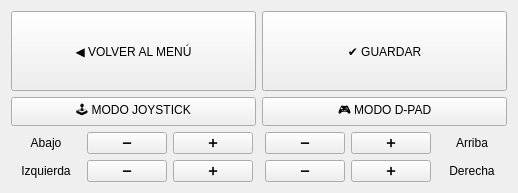
            <widget class="QWidget" name="navigationPage">
             <property name="sizePolicy">
              <sizepolicy hsizetype="Expanding" vsizetype="Expanding">
               <horstretch>0</horstretch>
               <verstretch>0</verstretch>
              </sizepolicy>
             </property>
             <property name="maximumSize">
              <size>
               <width>16777215</width>
               <height>16777215</height>
              </size>
             </property>
             <layout class="QVBoxLayout" name="verticalLayout_9" stretch="1,3,4,4">
              <item>
               <layout class="QHBoxLayout" name="horizontalLayout_nav_buttons">
                <item>
                 <widget class="QPushButton" name="btn_nav_back">
                  <property name="minimumSize">
                   <size>
                    <width>0</width>
                    <height>80</height>
                   </size>
                  </property>
                  <property name="text">
                   <string>◀ VOLVER AL MENÚ</string>
                  </property>
                  <property name="type" stdset="0">
                   <string>secondary</string>
                  </property>
                 </widget>
                </item>
                <item>
                 <widget class="QPushButton" name="btn_nav_save">
                  <property name="minimumSize">
                   <size>
                    <width>0</width>
                    <height>80</height>
                   </size>
                  </property>
                  <property name="text">
                   <string>✔ GUARDAR</string>
                  </property>
                  <property name="type" stdset="0">
                   <string>primary</string>
                  </property>
                 </widget>
                </item>
               </layout>
              </item>
              <item>
               <layout class="QHBoxLayout" name="horizontalLayout_2">
                <item>
                 <widget class="QPushButton" name="btn_nav_joystick">
                  <property name="sizePolicy">
                   <sizepolicy hsizetype="Expanding" vsizetype="Expanding">
                    <horstretch>0</horstretch>
                    <verstretch>0</verstretch>
                   </sizepolicy>
                  </property>
                  <property name="text">
                   <string>🕹️ MODO JOYSTICK</string>
                  </property>
                  <property name="checkable">
                   <bool>true</bool>
                  </property>
                  <property name="d-pad" stdset="0">
                   <bool>false</bool>
                  </property>
                  <attribute name="buttonGroup">
                   <string notr="true">navigationButtons</string>
                  </attribute>
                 </widget>
                </item>
                <item>
                 <widget class="QPushButton" name="btn_nav_dpad">
                  <property name="sizePolicy">
                   <sizepolicy hsizetype="Expanding" vsizetype="Expanding">
                    <horstretch>0</horstretch>
                    <verstretch>0</verstretch>
                   </sizepolicy>
                  </property>
                  <property name="text">
                   <string>🎮 MODO D-PAD</string>
                  </property>
                  <property name="checkable">
                   <bool>true</bool>
                  </property>
                  <property name="d-pad" stdset="0">
                   <bool>true</bool>
                  </property>
                  <attribute name="buttonGroup">
                   <string notr="true">navigationButtons</string>
                  </attribute>
                 </widget>
                </item>
               </layout>
              </item>
              <item>
               <layout class="QHBoxLayout" name="horizontalLayout_slider_y" stretch="1,2,2,5,2,2,1">
                <item>
                 <widget class="QLabel" name="label_down">
                  <property name="minimumSize">
                   <size>
                    <width>70</width>
                    <height>0</height>
                   </size>
                  </property>
                  <property name="text">
                   <string>Abajo</string>
                  </property>
                  <property name="alignment">
                   <set>Qt::AlignmentFlag::AlignCenter</set>
                  </property>
                 </widget>
                </item>
                <item>
                 <widget class="QPushButton" name="btn_y_low_minus">
                  <property name="sizePolicy">
                   <sizepolicy hsizetype="Expanding" vsizetype="Expanding">
                    <horstretch>0</horstretch>
                    <verstretch>0</verstretch>
                   </sizepolicy>
                  </property>
                  <property name="maximumSize">
                   <size>
                    <width>16777215</width>
                    <height>16777215</height>
                   </size>
                  </property>
                  <property name="text">
                   <string>➖</string>
                  </property>
                 </widget>
                </item>
                <item>
                 <widget class="QPushButton" name="btn_y_low_plus">
                  <property name="sizePolicy">
                   <sizepolicy hsizetype="Expanding" vsizetype="Expanding">
                    <horstretch>0</horstretch>
                    <verstretch>0</verstretch>
                   </sizepolicy>
                  </property>
                  <property name="maximumSize">
                   <size>
                    <width>16777215</width>
                    <height>16777215</height>
                   </size>
                  </property>
                  <property name="text">
                   <string>➕</string>
                  </property>
                 </widget>
                </item>
                <item>
                 <widget class="QRangeSlider" name="slider_y" native="true">
                  <property name="sizePolicy">
                   <sizepolicy hsizetype="Expanding" vsizetype="Expanding">
                    <horstretch>0</horstretch>
                    <verstretch>0</verstretch>
                   </sizepolicy>
                  </property>
                  <property name="autoFillBackground">
                   <bool>false</bool>
                  </property>
                 </widget>
                </item>
                <item>
                 <widget class="QPushButton" name="btn_y_high_minus">
                  <property name="sizePolicy">
                   <sizepolicy hsizetype="Expanding" vsizetype="Expanding">
                    <horstretch>0</horstretch>
                    <verstretch>0</verstretch>
                   </sizepolicy>
                  </property>
                  <property name="maximumSize">
                   <size>
                    <width>16777215</width>
                    <height>16777215</height>
                   </size>
                  </property>
                  <property name="text">
                   <string>➖</string>
                  </property>
                 </widget>
                </item>
                <item>
                 <widget class="QPushButton" name="btn_y_high_plus">
                  <property name="sizePolicy">
                   <sizepolicy hsizetype="Expanding" vsizetype="Expanding">
                    <horstretch>0</horstretch>
                    <verstretch>0</verstretch>
                   </sizepolicy>
                  </property>
                  <property name="maximumSize">
                   <size>
                    <width>16777215</width>
                    <height>16777215</height>
                   </size>
                  </property>
                  <property name="text">
                   <string>➕</string>
                  </property>
                 </widget>
                </item>
                <item>
                 <widget class="QLabel" name="label_up">
                  <property name="minimumSize">
                   <size>
                    <width>70</width>
                    <height>0</height>
                   </size>
                  </property>
                  <property name="text">
                   <string>Arriba</string>
                  </property>
                  <property name="alignment">
                   <set>Qt::AlignmentFlag::AlignCenter</set>
                  </property>
                 </widget>
                </item>
               </layout>
              </item>
              <item>
               <layout class="QHBoxLayout" name="horizontalLayout_slider_x" stretch="1,2,2,5,2,2,1">
                <item>
                 <widget class="QLabel" name="label_left">
                  <property name="minimumSize">
                   <size>
                    <width>70</width>
                    <height>0</height>
                   </size>
                  </property>
                  <property name="text">
                   <string>Izquierda</string>
                  </property>
                  <property name="alignment">
                   <set>Qt::AlignmentFlag::AlignCenter</set>
                  </property>
                 </widget>
                </item>
                <item>
                 <widget class="QPushButton" name="btn_x_low_minus">
                  <property name="sizePolicy">
                   <sizepolicy hsizetype="Expanding" vsizetype="Expanding">
                    <horstretch>0</horstretch>
                    <verstretch>0</verstretch>
                   </sizepolicy>
                  </property>
                  <property name="maximumSize">
                   <size>
                    <width>555555</width>
                    <height>16777215</height>
                   </size>
                  </property>
                  <property name="text">
                   <string>➖</string>
                  </property>
                 </widget>
                </item>
                <item>
                 <widget class="QPushButton" name="btn_x_low_plus">
                  <property name="sizePolicy">
                   <sizepolicy hsizetype="Expanding" vsizetype="Expanding">
                    <horstretch>0</horstretch>
                    <verstretch>0</verstretch>
                   </sizepolicy>
                  </property>
                  <property name="maximumSize">
                   <size>
                    <width>16777215</width>
                    <height>16777215</height>
                   </size>
                  </property>
                  <property name="text">
                   <string>➕</string>
                  </property>
                 </widget>
                </item>
                <item>
                 <widget class="QRangeSlider" name="slider_x" native="true">
                  <property name="sizePolicy">
                   <sizepolicy hsizetype="Expanding" vsizetype="Expanding">
                    <horstretch>0</horstretch>
                    <verstretch>0</verstretch>
                   </sizepolicy>
                  </property>
                 </widget>
                </item>
                <item>
                 <widget class="QPushButton" name="btn_x_high_minus">
                  <property name="sizePolicy">
                   <sizepolicy hsizetype="Expanding" vsizetype="Expanding">
                    <horstretch>0</horstretch>
                    <verstretch>0</verstretch>
                   </sizepolicy>
                  </property>
                  <property name="maximumSize">
                   <size>
                    <width>16777215</width>
                    <height>16777215</height>
                   </size>
                  </property>
                  <property name="text">
                   <string>➖</string>
                  </property>
                 </widget>
                </item>
                <item>
                 <widget class="QPushButton" name="btn_x_high_plus">
                  <property name="sizePolicy">
                   <sizepolicy hsizetype="Expanding" vsizetype="Expanding">
                    <horstretch>0</horstretch>
                    <verstretch>0</verstretch>
                   </sizepolicy>
                  </property>
                  <property name="maximumSize">
                   <size>
                    <width>16777215</width>
                    <height>16777215</height>
                   </size>
                  </property>
                  <property name="text">
                   <string>➕</string>
                  </property>
                 </widget>
                </item>
                <item>
                 <widget class="QLabel" name="label_right">
                  <property name="minimumSize">
                   <size>
                    <width>70</width>
                    <height>0</height>
                   </size>
                  </property>
                  <property name="text">
                   <string>Derecha</string>
                  </property>
                  <property name="alignment">
                   <set>Qt::AlignmentFlag::AlignCenter</set>
                  </property>
                 </widget>
                </item>
               </layout>
              </item>
             </layout>
            </widget>
